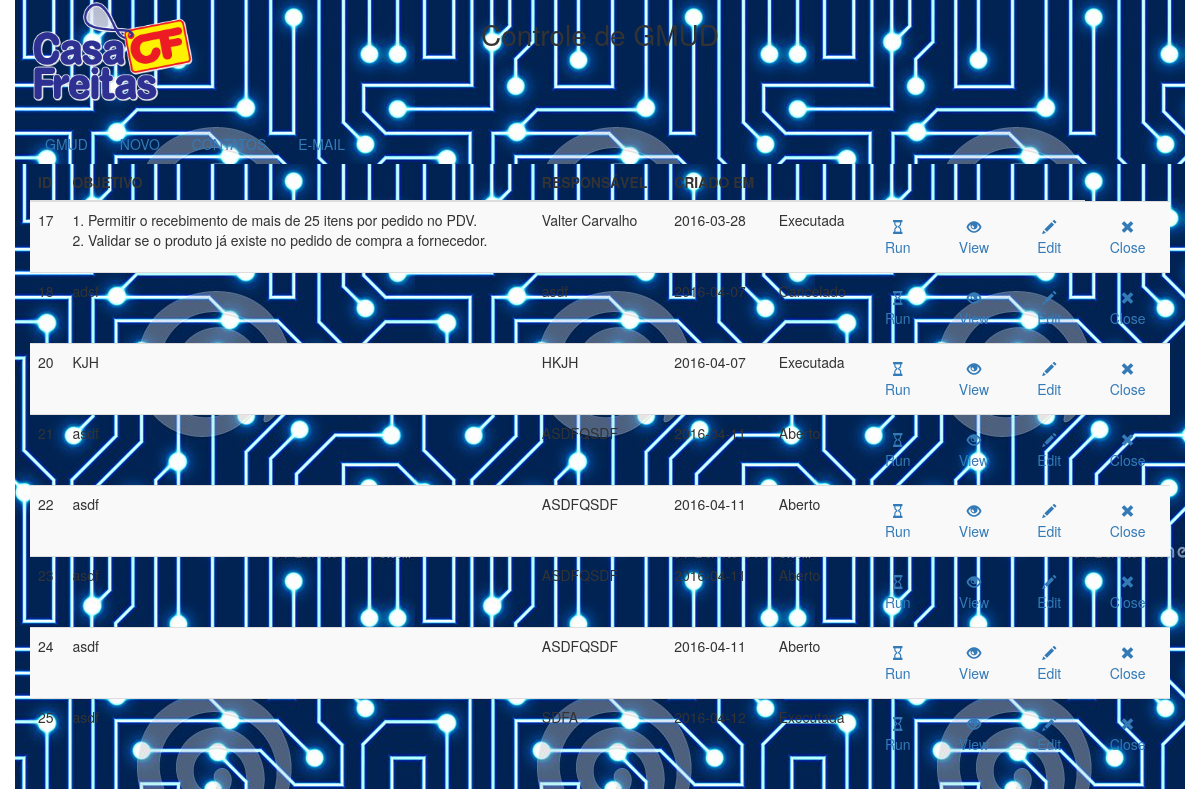
Before: / with the older database file.
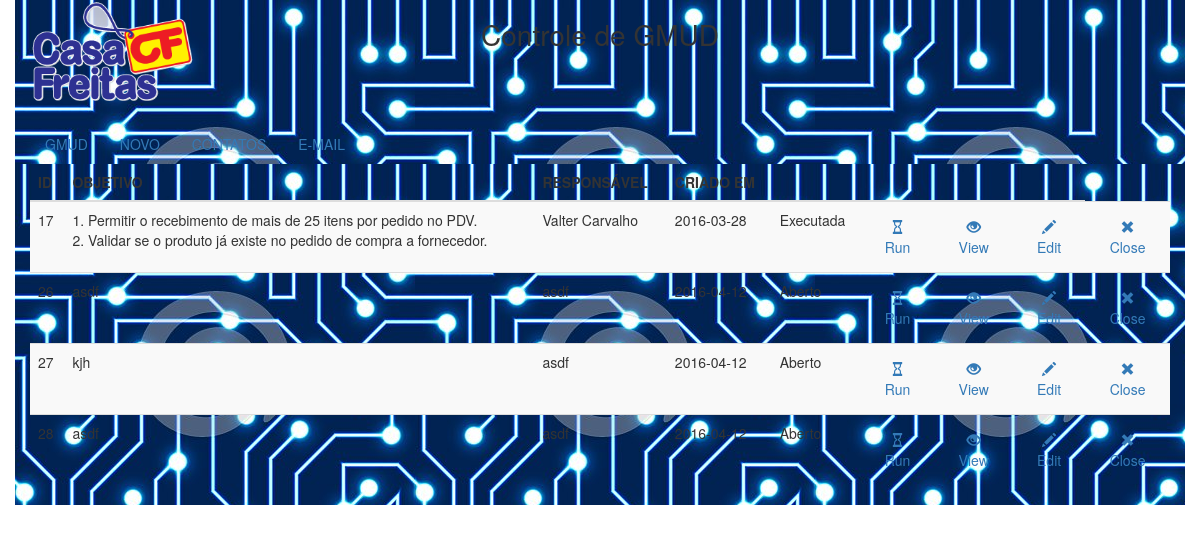
After: the same page with the newer database file.
### tables this page shows
CREATE TABLE `gmud` (
  `id` int(11) NOT NULL,
  `tipoMudanca` int(11) NOT NULL,
  `sistema` varchar(45) NOT NULL,
  `modulos` varchar(45) NOT NULL,
  `descricao` text NOT NULL,
  `objetivo` text NOT NULL,
  `requisitante` varchar(45) NOT NULL,
  `chamado` varchar(45) DEFAULT NULL,
  `dataHoraExecPret` datetime NOT NULL,
  `homologado` tinyint(1) NOT NULL,
  `riscoDesc` text NOT NULL,
  `riscoDescNaoExec` text NOT NULL,
  `indisponibilidade` text NOT NULL,
  `contigencia` varchar(45) NOT NULL,
  `respMudanca` varchar(45) NOT NULL,
  `respValMudanca` varchar(45) NOT NULL,
  `observacao` text,
  `resultato` varchar(100) DEFAULT NULL,
  `problemas` varchar(400) DEFAULT NULL,
  `riscoExecucao` int(11) NOT NULL,
  `riscoNaoExecucao` int(11) NOT NULL,
  `dataCriacao` date NOT NULL,
  `inicioExecucao` datetime DEFAULT NULL,
  `dataFechamento` datetime DEFAULT NULL,
  `situacao` int(11) NOT NULL
);

### src/listarGmud.php (the view, shortened to what this page needs)
<?php
$listaGmud = "Select * from gmud";
$result = mysqli_query($link, $listaGmud);
?>
 	<div class="container">
 		<div class="table-responsive">
	 		<table class="table table-striped">
	 			<thead>
	 				<tr>
	 					<th>ID</th>
	 					<th>OBJETIVO</th>
	 					<th>RESPONSÁVEL</th>
	 					<th>CRIADO EM</th>
	 					<th></th>
	 					<th></th>
	 					<th></th>
	 					<th></th>
	 				</tr>
	 			</thead>
	 			<tbody>
	 				<?php while ($gmud = mysqli_fetch_assoc($result)): ?>
	 				<?php 	$resultSituacao = mysqli_query($link, "select descricao from situacaogmud where id={$gmud['situacao']}");
	 								$gmud['situacao'] = mysqli_fetch_assoc($resultSituacao)['descricao'];
	 				?>
					<?php
					$btnRun = "false";
					$btnEdit = "false";
					$btnClose = "false";
					switch ($gmud['situacao']){
						case "Aberto":
							$btnRun = "true";
							$btnEdit = "true";
							break;
						case "Cancelado":
							break;
						case "Executada":
							break;
					}
					?>
	 				<tr>
	 					<td><?=$gmud['id']?></td>
	 					<td><?=$gmud['objetivo']?></td>
	 					<td><?=$gmud['respMudanca']?></td>
	 					<td><?=$gmud['dataCriacao']?></td>
	 					<td><?=$gmud['situacao']?></td>
	 					<td class="text-center">
	 						<a class="btn" onclick="return <?=$btnRun?>" href="executarGmudLogic.php?id=<?=$gmud['id']?>"  >
	 							<span class="glyphicon glyphicon-hourglass" area-hidden="falue"></span><br/>Run
	 						</a>
	 					</td>
	 					<td class="text-center">
	 						<a class="btn" href="index.php?pagina=visualizar&id=<?=$gmud['id']?>"  >
	 							<span class="glyphicon glyphicon-eye-open" area-hidden="true"></span><br/>View
	 						</a>
	 					</td>
	 					<td class="text-center">
							<a class="btn" onclick="return <?=$btnEdit?>" href="alterarGmud.php?id=<?=$gmud['id'] ?>">
	 							<span class="glyphicon glyphicon-pencil" area-hidden="true"></span><br/>Edit
	 						</a>
	 					</td>
	 					<td class="text-center">
							<a class="btn" onclick="return showPopUpFechamento(<?=$btnClose?>,<?= $gmud['id'] ?> );" href="">
	 							<span class="glyphicon glyphicon-remove" area-hidden="true"></span><br/>Close
	 						</a>
	 					</td>
	  				</tr>
	 				<?php endwhile;?>
	 			</tbody>
	 		</table>
	 	</div>
 	</div>

Changed rows visible on the page:
removed gmud: id "18", objetivo "adsf", respMudanca "asdf", dataCriacao "2016-04-07", situacao "Cancelado"
removed gmud: id "20", objetivo "KJH", respMudanca "HKJH", dataCriacao "2016-04-07", situacao "Executada"
removed gmud: id "21", objetivo "asdf", respMudanca "ASDFQSDF", dataCriacao "2016-04-11", situacao "Aberto"
removed gmud: id "22", objetivo "asdf", respMudanca "ASDFQSDF", dataCriacao "2016-04-11", situacao "Aberto"
removed gmud: id "23", objetivo "asdf", respMudanca "ASDFQSDF", dataCriacao "2016-04-11", situacao "Aberto"
removed gmud: id "24", objetivo "asdf", respMudanca "ASDFQSDF", dataCriacao "2016-04-11", situacao "Aberto"
removed gmud: id "25", objetivo "asdf", respMudanca "SDFA", dataCriacao "2016-04-12", situacao "Executada"
added gmud: id "26", objetivo "asdf", respMudanca "asdf", dataCriacao "2016-04-12", situacao "Aberto"
added gmud: id "27", objetivo "kjh", respMudanca "asdf", dataCriacao "2016-04-12", situacao "Aberto"
added gmud: id "28", objetivo "asdf", respMudanca "asdf", dataCriacao "2016-04-12", situacao "Aberto"
